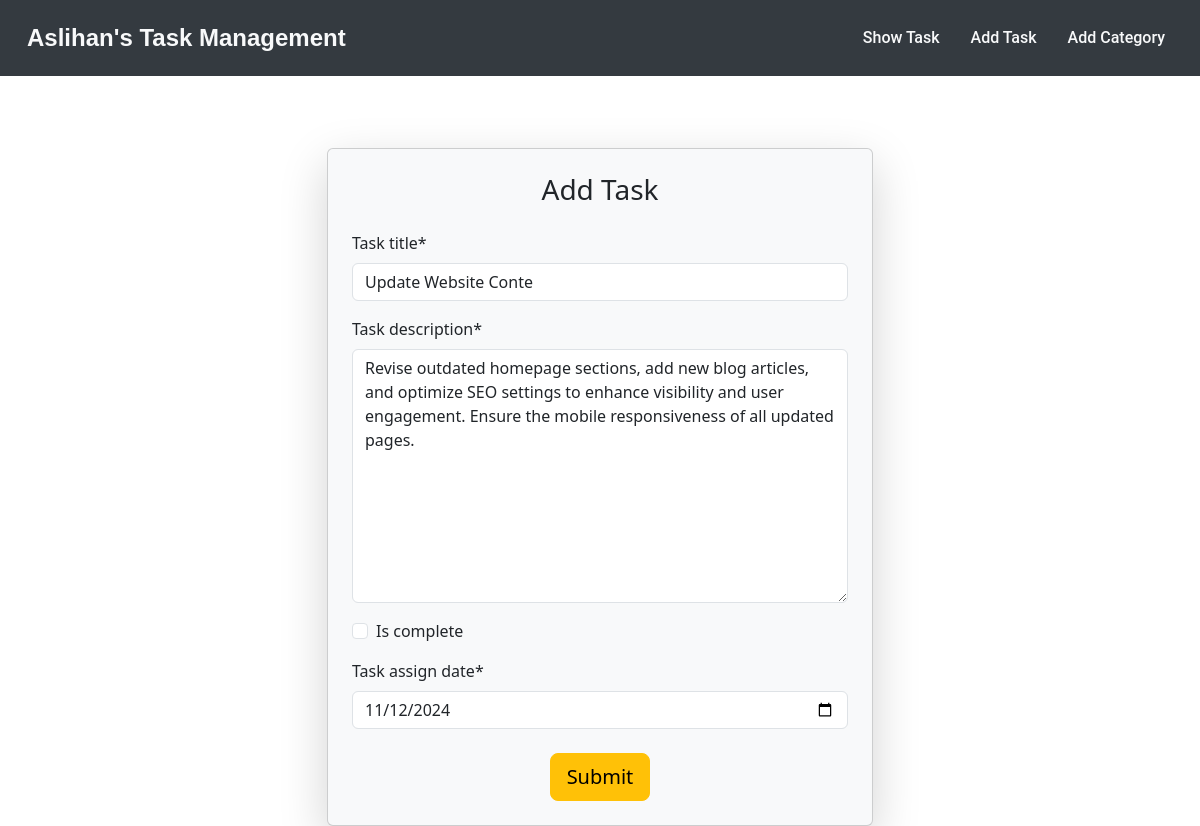
Screenshot of /task/edit/10 with the database file from the repository.
### task_app/models.py (models this page shows, shortened)
class Task(models.Model):
    task_title = models.CharField(max_length=20)
    task_description = models.TextField()
    is_complete = models.BooleanField(default=False)
    task_assign_date = models.DateField()

### task_app/views.py (the view)
# urls.py: path('edit/<int:id>', views.edit_task, name = 'edit_task'),
def edit_task(request, id):
    task = models.Task.objects.get(pk=id)
    task_form = TaskForm(instance=task)
    if request.method == 'POST':
        task_form = TaskForm(request.POST, instance=task)
        if task_form.is_valid():
            task_form.save()
            return redirect('home')
    return render(request,'task.html',{'form':task_form})

### task_app/forms.py
class TaskForm(forms.ModelForm):
    class Meta:
        model = Task
        fields = '__all__'
        widgets = {'task_assign_date': forms.DateInput(attrs={'type': 'date'})}

### task_app/templates/task.html (shortened to what this page needs)
{% extends "base.html" %}
{% block content %}
<div class="container mt-5">
    <div class="row justify-content-center">
      <div class="col-md-6">
        <div class="card shadow-lg bg-light p-4">
          <h3 class="card-title text-center mb-4">Add Task</h3>
          {% load crispy_forms_tags %}
          <form method="post">
            {{ form|crispy }}
            <div class="text-center mt-4">
              <button type="submit" class="btn btn-warning btn-lg">Submit</button>
            </div>
          </form>
        </div>
      </div>
    </div>
  </div>
{% endblock %}

### templates/base.html (style rules this page uses)
.card { height: 100%; }

### rows the page displays
Task: task_title "Update Website Conte", task_description "Revise outdated homepage sections, add new blog articles, and optimize SEO settings to enhance visibility and user engagement. Ensure the mobile responsiveness of all updated pages.", task_assign_date "11/12/2024"
